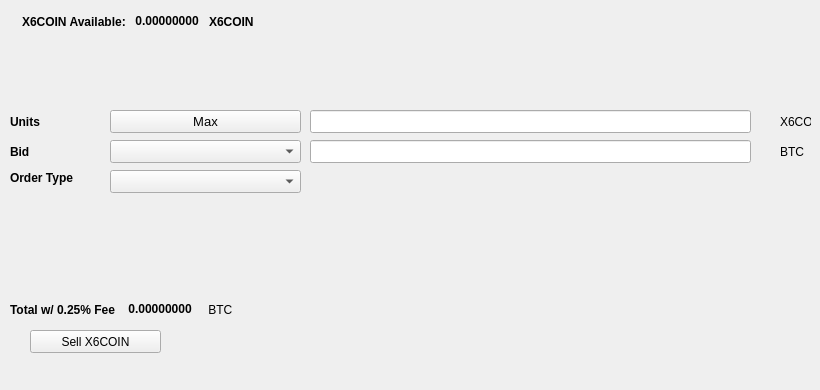
   <widget class="QWidget" name="SellTab">
    <attribute name="title">
     <string>Sell</string>
    </attribute>
    <widget class="QLabel" name="label_16">
     <property name="geometry">
      <rect>
       <x>780</x>
       <y>140</y>
       <width>31</width>
       <height>23</height>
      </rect>
     </property>
     <property name="text">
      <string>BTC</string>
     </property>
    </widget>
    <widget class="QComboBox" name="SellBidcomboBox">
     <property name="geometry">
      <rect>
       <x>110</x>
       <y>140</y>
       <width>191</width>
       <height>23</height>
      </rect>
     </property>
     <property name="font">
      <font>
       <pointsize>10</pointsize>
      </font>
     </property>
    </widget>
    <widget class="QLabel" name="label_18">
     <property name="geometry">
      <rect>
       <x>10</x>
       <y>110</y>
       <width>46</width>
       <height>23</height>
      </rect>
     </property>
     <property name="font">
      <font>
       <weight>75</weight>
       <bold>true</bold>
      </font>
     </property>
     <property name="text">
      <string>Units</string>
     </property>
    </widget>
    <widget class="QPushButton" name="Sell_Max_Amount">
     <property name="geometry">
      <rect>
       <x>110</x>
       <y>110</y>
       <width>191</width>
       <height>23</height>
      </rect>
     </property>
     <property name="font">
      <font>
       <pointsize>10</pointsize>
      </font>
     </property>
     <property name="text">
      <string>Max</string>
     </property>
    </widget>
    <widget class="QLabel" name="label_20">
     <property name="geometry">
      <rect>
       <x>10</x>
       <y>170</y>
       <width>91</width>
       <height>16</height>
      </rect>
     </property>
     <property name="font">
      <font>
       <weight>75</weight>
       <bold>true</bold>
      </font>
     </property>
     <property name="text">
      <string>Order Type</string>
     </property>
    </widget>
    <widget class="QComboBox" name="SellOrdertypeCombo">
     <property name="geometry">
      <rect>
       <x>110</x>
       <y>170</y>
       <width>191</width>
       <height>23</height>
      </rect>
     </property>
     <property name="font">
      <font>
       <pointsize>10</pointsize>
      </font>
     </property>
    </widget>
    <widget class="QLabel" name="label_21">
     <property name="geometry">
      <rect>
       <x>10</x>
       <y>140</y>
       <width>46</width>
       <height>23</height>
      </rect>
     </property>
     <property name="font">
      <font>
       <weight>75</weight>
       <bold>true</bold>
      </font>
     </property>
     <property name="text">
      <string>Bid</string>
     </property>
    </widget>
    <widget class="QLabel" name="label_22">
     <property name="geometry">
      <rect>
       <x>780</x>
       <y>110</y>
       <width>31</width>
       <height>23</height>
      </rect>
     </property>
     <property name="text">
      <string>X6COIN</string>
     </property>
    </widget>
    <widget class="QLineEdit" name="UnitsInputX6COIN">
     <property name="geometry">
      <rect>
       <x>310</x>
       <y>110</y>
       <width>441</width>
       <height>23</height>
      </rect>
     </property>
     <property name="font">
      <font>
       <pointsize>9</pointsize>
       <weight>75</weight>
       <bold>true</bold>
      </font>
     </property>
    </widget>
    <widget class="QLineEdit" name="SellBidPriceEdit">
     <property name="geometry">
      <rect>
       <x>310</x>
       <y>140</y>
       <width>441</width>
       <height>23</height>
      </rect>
     </property>
     <property name="font">
      <font>
       <pointsize>9</pointsize>
       <weight>75</weight>
       <bold>true</bold>
      </font>
     </property>
    </widget>
    <widget class="QPushButton" name="SellX6COINBTN">
     <property name="geometry">
      <rect>
       <x>30</x>
       <y>330</y>
       <width>131</width>
       <height>23</height>
      </rect>
     </property>
     <property name="text">
      <string>Sell X6COIN</string>
     </property>
     <property name="icon">
      <iconset resource="../x6coin">
       <normaloff>:/icons/bitcoin</normaloff>:/icons/bitcoin</iconset>
     </property>
    </widget>
    <widget class="QWidget" name="layoutWidget3">
     <property name="geometry">
      <rect>
       <x>22</x>
       <y>12</y>
       <width>258</width>
       <height>19</height>
      </rect>
     </property>
     <layout class="QHBoxLayout" name="horizontalLayout">
      <item>
       <widget class="QLabel" name="label232_2">
        <property name="font">
         <font>
          <weight>75</weight>
          <bold>true</bold>
         </font>
        </property>
        <property name="text">
         <string>X6COIN Available:</string>
        </property>
       </widget>
      </item>
      <item>
       <widget class="QLabel" name="X6COINAvailableLabel">
        <property name="palette">
         <palette>
          <active>
           <colorrole role="WindowText">
            <brush brushstyle="SolidPattern">
             <color alpha="255">
              <red>0</red>
              <green>0</green>
              <blue>0</blue>
             </color>
            </brush>
           </colorrole>
           <colorrole role="Button">
            <brush brushstyle="SolidPattern">
             <color alpha="255">
              <red>0</red>
              <green>170</green>
              <blue>0</blue>
             </color>
            </brush>
           </colorrole>
           <colorrole role="Light">
            <brush brushstyle="SolidPattern">
             <color alpha="255">
              <red>0</red>
              <green>255</green>
              <blue>0</blue>
             </color>
            </brush>
           </colorrole>
           <colorrole role="Midlight">
            <brush brushstyle="SolidPattern">
             <color alpha="255">
              <red>0</red>
              <green>212</green>
              <blue>0</blue>
             </color>
            </brush>
           </colorrole>
           <colorrole role="Dark">
            <brush brushstyle="SolidPattern">
             <color alpha="255">
              <red>0</red>
              <green>85</green>
              <blue>0</blue>
             </color>
            </brush>
           </colorrole>
           <colorrole role="Mid">
            <brush brushstyle="SolidPattern">
             <color alpha="255">
              <red>0</red>
              <green>113</green>
              <blue>0</blue>
             </color>
            </brush>
           </colorrole>
           <colorrole role="Text">
            <brush brushstyle="SolidPattern">
             <color alpha="255">
              <red>0</red>
              <green>170</green>
              <blue>0</blue>
             </color>
            </brush>
           </colorrole>
           <colorrole role="BrightText">
            <brush brushstyle="SolidPattern">
             <color alpha="255">
              <red>255</red>
              <green>255</green>
              <blue>255</blue>
             </color>
            </brush>
           </colorrole>
           <colorrole role="ButtonText">
            <brush brushstyle="SolidPattern">
             <color alpha="255">
              <red>0</red>
              <green>0</green>
              <blue>0</blue>
             </color>
            </brush>
           </colorrole>
           <colorrole role="Base">
            <brush brushstyle="SolidPattern">
             <color alpha="255">
              <red>255</red>
              <green>255</green>
              <blue>255</blue>
             </color>
            </brush>
           </colorrole>
           <colorrole role="Window">
            <brush brushstyle="SolidPattern">
             <color alpha="255">
              <red>0</red>
              <green>170</green>
              <blue>0</blue>
             </color>
            </brush>
           </colorrole>
           <colorrole role="Shadow">
            <brush brushstyle="SolidPattern">
             <color alpha="255">
              <red>0</red>
              <green>0</green>
              <blue>0</blue>
             </color>
            </brush>
           </colorrole>
           <colorrole role="AlternateBase">
            <brush brushstyle="SolidPattern">
             <color alpha="255">
              <red>127</red>
              <green>212</green>
              <blue>127</blue>
             </color>
            </brush>
           </colorrole>
           <colorrole role="ToolTipBase">
            <brush brushstyle="SolidPattern">
             <color alpha="255">
              <red>255</red>
              <green>255</green>
              <blue>220</blue>
             </color>
            </brush>
           </colorrole>
           <colorrole role="ToolTipText">
            <brush brushstyle="SolidPattern">
             <color alpha="255">
              <red>0</red>
              <green>0</green>
              <blue>0</blue>
             </color>
            </brush>
           </colorrole>
          </active>
          <inactive>
           <colorrole role="WindowText">
            <brush brushstyle="SolidPattern">
             <color alpha="255">
              <red>0</red>
              <green>0</green>
              <blue>0</blue>
             </color>
            </brush>
           </colorrole>
           <colorrole role="Button">
            <brush brushstyle="SolidPattern">
             <color alpha="255">
              <red>0</red>
              <green>170</green>
              <blue>0</blue>
             </color>
            </brush>
           </colorrole>
           <colorrole role="Light">
            <brush brushstyle="SolidPattern">
             <color alpha="255">
              <red>0</red>
              <green>255</green>
              <blue>0</blue>
             </color>
            </brush>
           </colorrole>
           <colorrole role="Midlight">
            <brush brushstyle="SolidPattern">
             <color alpha="255">
              <red>0</red>
              <green>212</green>
              <blue>0</blue>
             </color>
            </brush>
           </colorrole>
           <colorrole role="Dark">
            <brush brushstyle="SolidPattern">
             <color alpha="255">
              <red>0</red>
              <green>85</green>
              <blue>0</blue>
             </color>
            </brush>
           </colorrole>
           <colorrole role="Mid">
            <brush brushstyle="SolidPattern">
             <color alpha="255">
              <red>0</red>
              <green>113</green>
              <blue>0</blue>
             </color>
            </brush>
           </colorrole>
           <colorrole role="Text">
            <brush brushstyle="SolidPattern">
             <color alpha="255">
              <red>0</red>
              <green>170</green>
              <blue>0</blue>
             </color>
            </brush>
           </colorrole>
           <colorrole role="BrightText">
            <brush brushstyle="SolidPattern">
             <color alpha="255">
              <red>255</red>
              <green>255</green>
              <blue>255</blue>
             </color>
            </brush>
           </colorrole>
           <colorrole role="ButtonText">
            <brush brushstyle="SolidPattern">
             <color alpha="255">
              <red>0</red>
              <green>0</green>
              <blue>0</blue>
             </color>
            </brush>
           </colorrole>
           <colorrole role="Base">
            <brush brushstyle="SolidPattern">
             <color alpha="255">
              <red>255</red>
              <green>255</green>
              <blue>255</blue>
             </color>
            </brush>
           </colorrole>
           <colorrole role="Window">
            <brush brushstyle="SolidPattern">
             <color alpha="255">
              <red>0</red>
              <green>170</green>
              <blue>0</blue>
             </color>
            </brush>
           </colorrole>
           <colorrole role="Shadow">
            <brush brushstyle="SolidPattern">
             <color alpha="255">
              <red>0</red>
              <green>0</green>
              <blue>0</blue>
             </color>
            </brush>
           </colorrole>
           <colorrole role="AlternateBase">
            <brush brushstyle="SolidPattern">
             <color alpha="255">
              <red>127</red>
              <green>212</green>
              <blue>127</blue>
             </color>
            </brush>
           </colorrole>
           <colorrole role="ToolTipBase">
            <brush brushstyle="SolidPattern">
             <color alpha="255">
              <red>255</red>
              <green>255</green>
              <blue>220</blue>
             </color>
            </brush>
           </colorrole>
           <colorrole role="ToolTipText">
            <brush brushstyle="SolidPattern">
             <color alpha="255">
              <red>0</red>
              <green>0</green>
              <blue>0</blue>
             </color>
            </brush>
           </colorrole>
          </inactive>
          <disabled>
           <colorrole role="WindowText">
            <brush brushstyle="SolidPattern">
             <color alpha="255">
              <red>0</red>
              <green>85</green>
              <blue>0</blue>
             </color>
            </brush>
           </colorrole>
           <colorrole role="Button">
            <brush brushstyle="SolidPattern">
             <color alpha="255">
              <red>0</red>
              <green>170</green>
              <blue>0</blue>
             </color>
            </brush>
           </colorrole>
           <colorrole role="Light">
            <brush brushstyle="SolidPattern">
             <color alpha="255">
              <red>0</red>
              <green>255</green>
              <blue>0</blue>
             </color>
            </brush>
           </colorrole>
           <colorrole role="Midlight">
            <brush brushstyle="SolidPattern">
             <color alpha="255">
              <red>0</red>
              <green>212</green>
              <blue>0</blue>
             </color>
            </brush>
           </colorrole>
           <colorrole role="Dark">
            <brush brushstyle="SolidPattern">
             <color alpha="255">
              <red>0</red>
              <green>85</green>
              <blue>0</blue>
             </color>
            </brush>
           </colorrole>
           <colorrole role="Mid">
            <brush brushstyle="SolidPattern">
             <color alpha="255">
              <red>0</red>
              <green>113</green>
              <blue>0</blue>
             </color>
            </brush>
           </colorrole>
           <colorrole role="Text">
            <brush brushstyle="SolidPattern">
             <color alpha="255">
              <red>0</red>
              <green>85</green>
              <blue>0</blue>
             </color>
            </brush>
           </colorrole>
           <colorrole role="BrightText">
            <brush brushstyle="SolidPattern">
             <color alpha="255">
              <red>255</red>
              <green>255</green>
              <blue>255</blue>
             </color>
            </brush>
           </colorrole>
           <colorrole role="ButtonText">
            <brush brushstyle="SolidPattern">
             <color alpha="255">
              <red>0</red>
              <green>85</green>
              <blue>0</blue>
             </color>
            </brush>
           </colorrole>
           <colorrole role="Base">
            <brush brushstyle="SolidPattern">
             <color alpha="255">
              <red>0</red>
              <green>170</green>
              <blue>0</blue>
             </color>
            </brush>
           </colorrole>
           <colorrole role="Window">
            <brush brushstyle="SolidPattern">
             <color alpha="255">
              <red>0</red>
              <green>170</green>
              <blue>0</blue>
             </color>
            </brush>
           </colorrole>
           <colorrole role="Shadow">
            <brush brushstyle="SolidPattern">
             <color alpha="255">
              <red>0</red>
              <green>0</green>
              <blue>0</blue>
             </color>
            </brush>
           </colorrole>
           <colorrole role="AlternateBase">
            <brush brushstyle="SolidPattern">
             <color alpha="255">
              <red>0</red>
              <green>170</green>
              <blue>0</blue>
             </color>
            </brush>
           </colorrole>
           <colorrole role="ToolTipBase">
            <brush brushstyle="SolidPattern">
             <color alpha="255">
              <red>255</red>
              <green>255</green>
              <blue>220</blue>
             </color>
            </brush>
           </colorrole>
           <colorrole role="ToolTipText">
            <brush brushstyle="SolidPattern">
             <color alpha="255">
              <red>0</red>
              <green>0</green>
              <blue>0</blue>
             </color>
            </brush>
           </colorrole>
          </disabled>
         </palette>
        </property>
        <property name="font">
         <font>
          <weight>75</weight>
          <bold>true</bold>
         </font>
        </property>
        <property name="text">
         <string> 0.00000000 </string>
        </property>
        <property name="textInteractionFlags">
         <set>Qt::LinksAccessibleByMouse|Qt::TextSelectableByKeyboard|Qt::TextSelectableByMouse</set>
        </property>
       </widget>
      </item>
      <item>
       <widget class="QLabel" name="labelX6COIN">
        <property name="font">
         <font>
          <weight>75</weight>
          <bold>true</bold>
         </font>
        </property>
        <property name="text">
         <string>X6COIN</string>
        </property>
       </widget>
      </item>
     </layout>
    </widget>
    <widget class="QWidget" name="layoutWidget">
     <property name="geometry">
      <rect>
       <x>10</x>
       <y>300</y>
       <width>268</width>
       <height>19</height>
      </rect>
     </property>
     <layout class="QHBoxLayout" name="horizontalLayout_2">
      <item>
       <widget class="QLabel" name="label_19">
        <property name="font">
         <font>
          <weight>75</weight>
          <bold>true</bold>
         </font>
        </property>
        <property name="text">
         <string>Total w/ 0.25% Fee </string>
        </property>
       </widget>
      </item>
      <item>
       <widget class="QLabel" name="SellCostLabel">
        <property name="palette">
         <palette>
          <active>
           <colorrole role="WindowText">
            <brush brushstyle="SolidPattern">
             <color alpha="255">
              <red>0</red>
              <green>0</green>
              <blue>0</blue>
             </color>
            </brush>
           </colorrole>
           <colorrole role="Button">
            <brush brushstyle="SolidPattern">
             <color alpha="255">
              <red>0</red>
              <green>170</green>
              <blue>0</blue>
             </color>
            </brush>
           </colorrole>
           <colorrole role="Light">
            <brush brushstyle="SolidPattern">
             <color alpha="255">
              <red>0</red>
              <green>255</green>
              <blue>0</blue>
             </color>
            </brush>
           </colorrole>
           <colorrole role="Midlight">
            <brush brushstyle="SolidPattern">
             <color alpha="255">
              <red>0</red>
              <green>212</green>
              <blue>0</blue>
             </color>
            </brush>
           </colorrole>
           <colorrole role="Dark">
            <brush brushstyle="SolidPattern">
             <color alpha="255">
              <red>0</red>
              <green>85</green>
              <blue>0</blue>
             </color>
            </brush>
           </colorrole>
           <colorrole role="Mid">
            <brush brushstyle="SolidPattern">
             <color alpha="255">
              <red>0</red>
              <green>113</green>
              <blue>0</blue>
             </color>
            </brush>
           </colorrole>
           <colorrole role="Text">
            <brush brushstyle="SolidPattern">
             <color alpha="255">
              <red>0</red>
              <green>170</green>
              <blue>0</blue>
             </color>
            </brush>
           </colorrole>
           <colorrole role="BrightText">
            <brush brushstyle="SolidPattern">
             <color alpha="255">
              <red>255</red>
              <green>255</green>
              <blue>255</blue>
             </color>
            </brush>
           </colorrole>
           <colorrole role="ButtonText">
            <brush brushstyle="SolidPattern">
             <color alpha="255">
              <red>0</red>
              <green>0</green>
              <blue>0</blue>
             </color>
            </brush>
           </colorrole>
           <colorrole role="Base">
            <brush brushstyle="SolidPattern">
             <color alpha="255">
              <red>255</red>
              <green>255</green>
              <blue>255</blue>
             </color>
            </brush>
           </colorrole>
           <colorrole role="Window">
            <brush brushstyle="SolidPattern">
             <color alpha="255">
              <red>0</red>
              <green>170</green>
              <blue>0</blue>
             </color>
            </brush>
           </colorrole>
           <colorrole role="Shadow">
            <brush brushstyle="SolidPattern">
             <color alpha="255">
              <red>0</red>
              <green>0</green>
              <blue>0</blue>
             </color>
            </brush>
           </colorrole>
           <colorrole role="AlternateBase">
            <brush brushstyle="SolidPattern">
             <color alpha="255">
              <red>127</red>
              <green>212</green>
              <blue>127</blue>
             </color>
            </brush>
           </colorrole>
           <colorrole role="ToolTipBase">
            <brush brushstyle="SolidPattern">
             <color alpha="255">
              <red>255</red>
              <green>255</green>
              <blue>220</blue>
             </color>
            </brush>
           </colorrole>
           <colorrole role="ToolTipText">
            <brush brushstyle="SolidPattern">
             <color alpha="255">
              <red>0</red>
              <green>0</green>
              <blue>0</blue>
             </color>
            </brush>
           </colorrole>
          </active>
          <inactive>
           <colorrole role="WindowText">
            <brush brushstyle="SolidPattern">
             <color alpha="255">
              <red>0</red>
              <green>0</green>
              <blue>0</blue>
             </color>
            </brush>
           </colorrole>
           <colorrole role="Button">
            <brush brushstyle="SolidPattern">
             <color alpha="255">
              <red>0</red>
              <green>170</green>
              <blue>0</blue>
             </color>
            </brush>
           </colorrole>
           <colorrole role="Light">
            <brush brushstyle="SolidPattern">
             <color alpha="255">
              <red>0</red>
              <green>255</green>
              <blue>0</blue>
             </color>
            </brush>
           </colorrole>
           <colorrole role="Midlight">
            <brush brushstyle="SolidPattern">
             <color alpha="255">
              <red>0</red>
              <green>212</green>
              <blue>0</blue>
             </color>
            </brush>
           </colorrole>
           <colorrole role="Dark">
            <brush brushstyle="SolidPattern">
             <color alpha="255">
              <red>0</red>
              <green>85</green>
              <blue>0</blue>
             </color>
            </brush>
           </colorrole>
           <colorrole role="Mid">
            <brush brushstyle="SolidPattern">
             <color alpha="255">
              <red>0</red>
              <green>113</green>
              <blue>0</blue>
             </color>
            </brush>
           </colorrole>
           <colorrole role="Text">
            <brush brushstyle="SolidPattern">
             <color alpha="255">
              <red>0</red>
              <green>170</green>
              <blue>0</blue>
             </color>
            </brush>
           </colorrole>
           <colorrole role="BrightText">
            <brush brushstyle="SolidPattern">
             <color alpha="255">
              <red>255</red>
              <green>255</green>
              <blue>255</blue>
             </color>
            </brush>
           </colorrole>
           <colorrole role="ButtonText">
            <brush brushstyle="SolidPattern">
             <color alpha="255">
              <red>0</red>
              <green>0</green>
              <blue>0</blue>
             </color>
            </brush>
           </colorrole>
           <colorrole role="Base">
            <brush brushstyle="SolidPattern">
             <color alpha="255">
              <red>255</red>
              <green>255</green>
              <blue>255</blue>
             </color>
            </brush>
           </colorrole>
           <colorrole role="Window">
            <brush brushstyle="SolidPattern">
             <color alpha="255">
              <red>0</red>
              <green>170</green>
              <blue>0</blue>
             </color>
            </brush>
           </colorrole>
           <colorrole role="Shadow">
            <brush brushstyle="SolidPattern">
             <color alpha="255">
              <red>0</red>
              <green>0</green>
              <blue>0</blue>
             </color>
            </brush>
           </colorrole>
           <colorrole role="AlternateBase">
            <brush brushstyle="SolidPattern">
             <color alpha="255">
              <red>127</red>
              <green>212</green>
              <blue>127</blue>
             </color>
            </brush>
           </colorrole>
           <colorrole role="ToolTipBase">
            <brush brushstyle="SolidPattern">
             <color alpha="255">
              <red>255</red>
              <green>255</green>
              <blue>220</blue>
             </color>
            </brush>
           </colorrole>
           <colorrole role="ToolTipText">
            <brush brushstyle="SolidPattern">
             <color alpha="255">
              <red>0</red>
              <green>0</green>
              <blue>0</blue>
             </color>
            </brush>
           </colorrole>
          </inactive>
          <disabled>
           <colorrole role="WindowText">
            <brush brushstyle="SolidPattern">
             <color alpha="255">
              <red>0</red>
              <green>85</green>
              <blue>0</blue>
             </color>
            </brush>
           </colorrole>
           <colorrole role="Button">
            <brush brushstyle="SolidPattern">
             <color alpha="255">
              <red>0</red>
              <green>170</green>
              <blue>0</blue>
             </color>
            </brush>
           </colorrole>
           <colorrole role="Light">
            <brush brushstyle="SolidPattern">
             <color alpha="255">
              <red>0</red>
              <green>255</green>
              <blue>0</blue>
             </color>
            </brush>
           </colorrole>
           <colorrole role="Midlight">
            <brush brushstyle="SolidPattern">
             <color alpha="255">
              <red>0</red>
              <green>212</green>
              <blue>0</blue>
             </color>
            </brush>
           </colorrole>
           <colorrole role="Dark">
            <brush brushstyle="SolidPattern">
             <color alpha="255">
              <red>0</red>
              <green>85</green>
              <blue>0</blue>
             </color>
            </brush>
           </colorrole>
           <colorrole role="Mid">
            <brush brushstyle="SolidPattern">
             <color alpha="255">
              <red>0</red>
              <green>113</green>
              <blue>0</blue>
             </color>
            </brush>
           </colorrole>
           <colorrole role="Text">
            <brush brushstyle="SolidPattern">
             <color alpha="255">
              <red>0</red>
              <green>85</green>
              <blue>0</blue>
             </color>
            </brush>
           </colorrole>
           <colorrole role="BrightText">
            <brush brushstyle="SolidPattern">
             <color alpha="255">
              <red>255</red>
              <green>255</green>
              <blue>255</blue>
             </color>
            </brush>
           </colorrole>
           <colorrole role="ButtonText">
            <brush brushstyle="SolidPattern">
             <color alpha="255">
              <red>0</red>
              <green>85</green>
              <blue>0</blue>
             </color>
            </brush>
           </colorrole>
           <colorrole role="Base">
            <brush brushstyle="SolidPattern">
             <color alpha="255">
              <red>0</red>
              <green>170</green>
              <blue>0</blue>
             </color>
            </brush>
           </colorrole>
           <colorrole role="Window">
            <brush brushstyle="SolidPattern">
             <color alpha="255">
              <red>0</red>
              <green>170</green>
              <blue>0</blue>
             </color>
            </brush>
           </colorrole>
           <colorrole role="Shadow">
            <brush brushstyle="SolidPattern">
             <color alpha="255">
              <red>0</red>
              <green>0</green>
              <blue>0</blue>
             </color>
            </brush>
           </colorrole>
           <colorrole role="AlternateBase">
            <brush brushstyle="SolidPattern">
             <color alpha="255">
              <red>0</red>
              <green>170</green>
              <blue>0</blue>
             </color>
            </brush>
           </colorrole>
           <colorrole role="ToolTipBase">
            <brush brushstyle="SolidPattern">
             <color alpha="255">
              <red>255</red>
              <green>255</green>
              <blue>220</blue>
             </color>
            </brush>
           </colorrole>
           <colorrole role="ToolTipText">
            <brush brushstyle="SolidPattern">
             <color alpha="255">
              <red>0</red>
              <green>0</green>
              <blue>0</blue>
             </color>
            </brush>
           </colorrole>
          </disabled>
         </palette>
        </property>
        <property name="font">
         <font>
          <weight>75</weight>
          <bold>true</bold>
         </font>
        </property>
        <property name="autoFillBackground">
         <bool>false</bool>
        </property>
        <property name="text">
         <string> 0.00000000</string>
        </property>
        <property name="textInteractionFlags">
         <set>Qt::LinksAccessibleByMouse|Qt::TextSelectableByMouse</set>
        </property>
       </widget>
      </item>
      <item>
       <widget class="QLabel" name="label_17">
        <property name="font">
         <font>
          <weight>50</weight>
          <bold>false</bold>
         </font>
        </property>
        <property name="text">
         <string> BTC</string>
        </property>
       </widget>
      </item>
     </layout>
    </widget>
    <widget class="QLabel" name="label_23">
     <property name="geometry">
      <rect>
       <x>460</x>
       <y>300</y>
       <width>281</width>
       <height>81</height>
      </rect>
     </property>
     <property name="text">
      <string/>
     </property>
     <property name="pixmap">
      <pixmap>:/images/bittrex</pixmap>
     </property>
    </widget>
   </widget>
